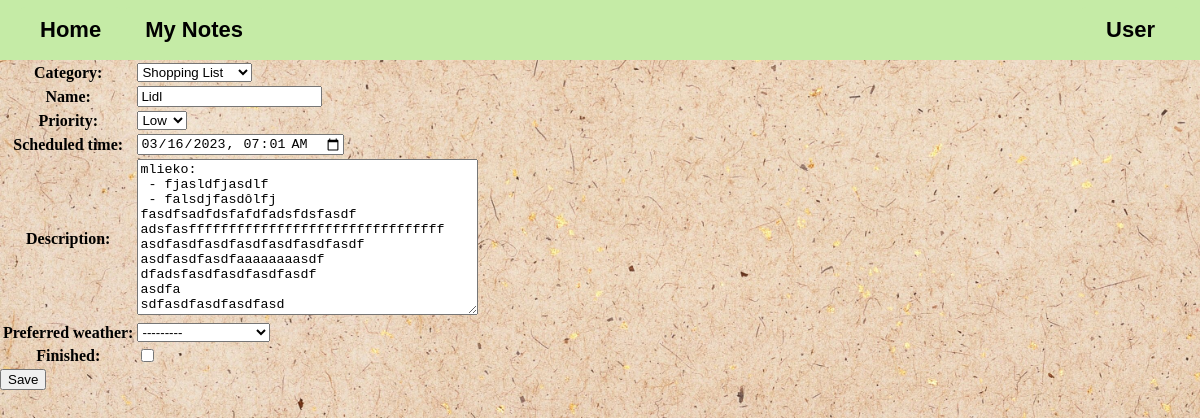
Page /notes/4/edit/ (signed in) on the earlier database version.
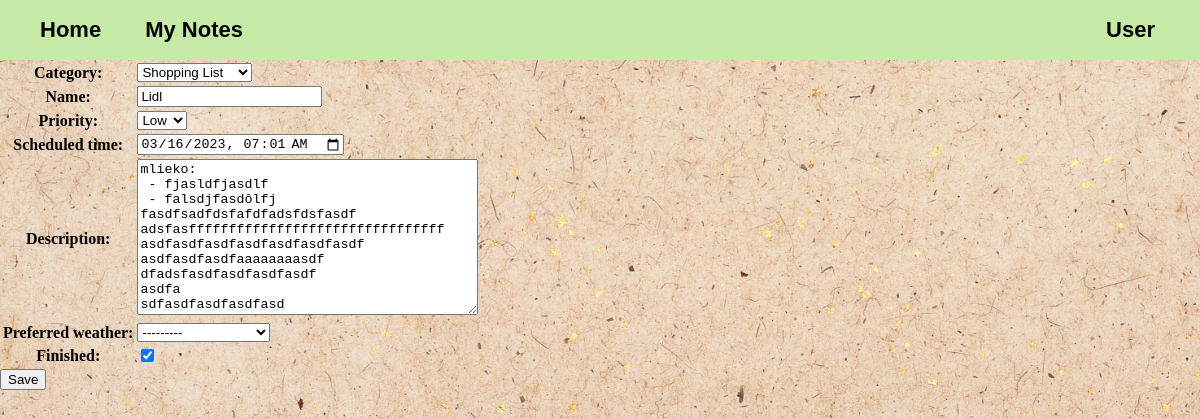
Same page on the later database version.
### viewer/models.py (models this page shows, shortened)
class Note(Model):
    PRIORITY_CHOICES = [
        (1, "Low"),
        (2, "Mid"),
        (3, "High"),
        (4, "Top")
    ]
    COLD = 'Cold (below 0°C)'
    MODERATE = 'Moderate (0-15°C)'
    WARM = 'Warm (16°C +)'
    WEATHER_CHOICES = [
        (COLD, 'Cold (below 0°C)'),
        (MODERATE, 'Moderate (0-15°C)'),
        (WARM, 'Warm (16°C +)'),
    ]
    user = ForeignKey(User, on_delete=CASCADE)
    category = ForeignKey(Category, on_delete=CASCADE)
    name = CharField(max_length=100)
    priority = IntegerField(choices=PRIORITY_CHOICES, default="Low")
    created_at = DateTimeField(auto_now_add=True)
    scheduled_time = DateTimeField(blank=True, null=True)
    description = TextField()
    preferred_weather = CharField(max_length=50, choices=WEATHER_CHOICES, blank=True)
    finished = BooleanField(default=False)

### viewer/views.py (the view)
# urls.py: path('notes/<int:note_id>/edit/', edit_note, name='edit_note'),
def edit_note(request, note_id):
    note = get_object_or_404(Note, pk=note_id)
    if request.method == 'POST':
        form = NoteForm(request.POST, request.FILES, instance=note)
        if form.is_valid():
            form.save()
            return redirect('user_notes')
    else:
        form = NoteForm(instance=note)
    context = {
        'form': form,
        'note_id': note_id
    }
    return render(request, 'edit_note.html', context)

### viewer/forms.py
class NoteForm(forms.ModelForm):
    class Meta:
        model = Note
        fields = "__all__"
        exclude = ["user"]
        widgets = {
            'scheduled_time': forms.DateTimeInput(attrs={'type': 'datetime-local'}),
        }

### viewer/models.py (called while the page is built)
    def __str__(self):
        return self.name

### viewer/templates/edit_note.html (shortened to what this page needs)
{% extends 'base.html' %}
{% block content %}
{% load static %}
<link rel="stylesheet" href="{% static 'styling.css' %}">
  <div>
    <form method="post" action="{% url 'edit_note' note_id %}" >
      <table>{{ form }}</table>
      <button type="submit">Save</button>
    </form>
  </div>
{% endblock %}

Differences in the rows shown:
changed Note "Shopping List": finished "☐" → "☑"
